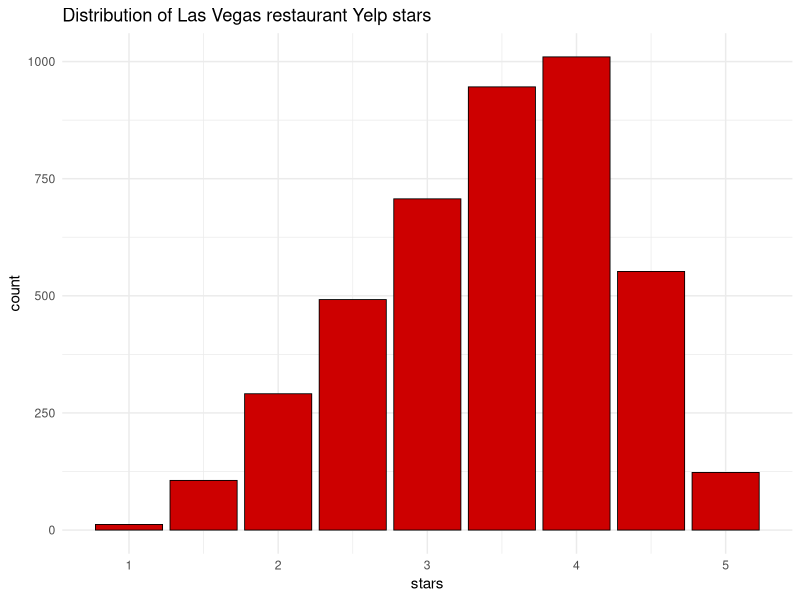
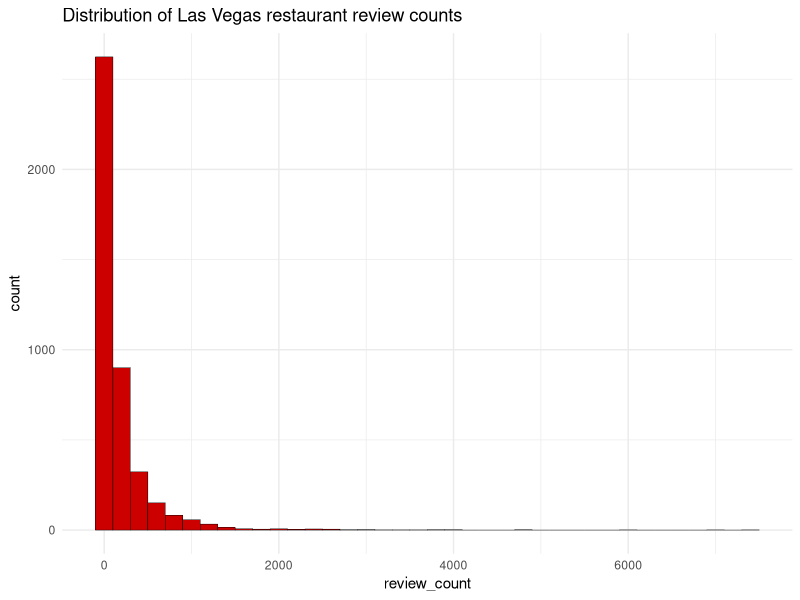
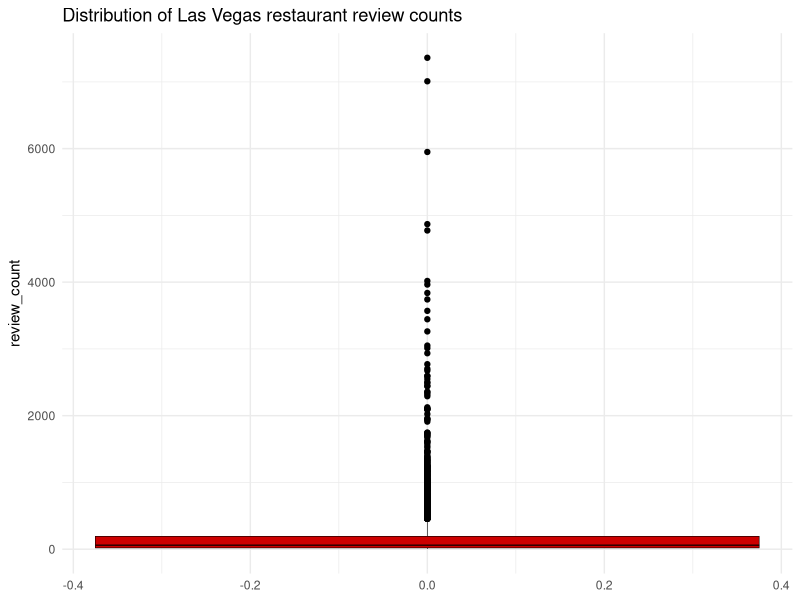
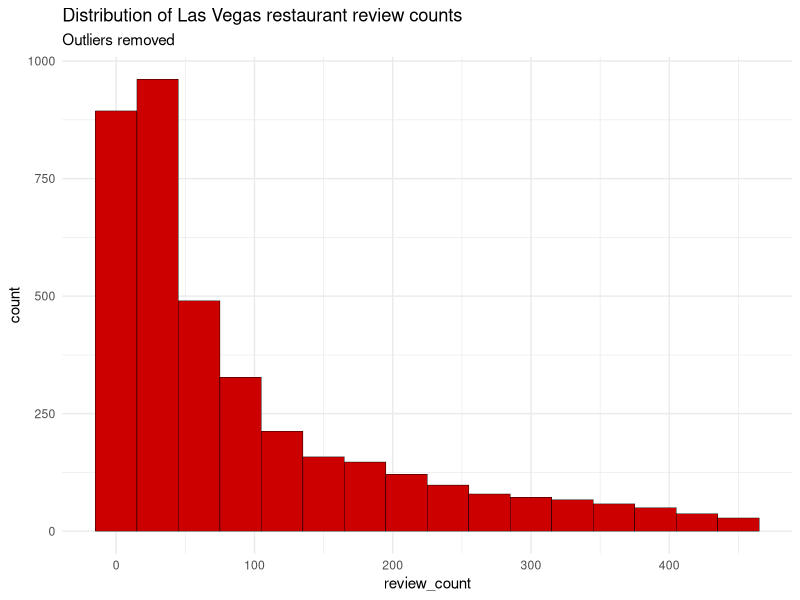
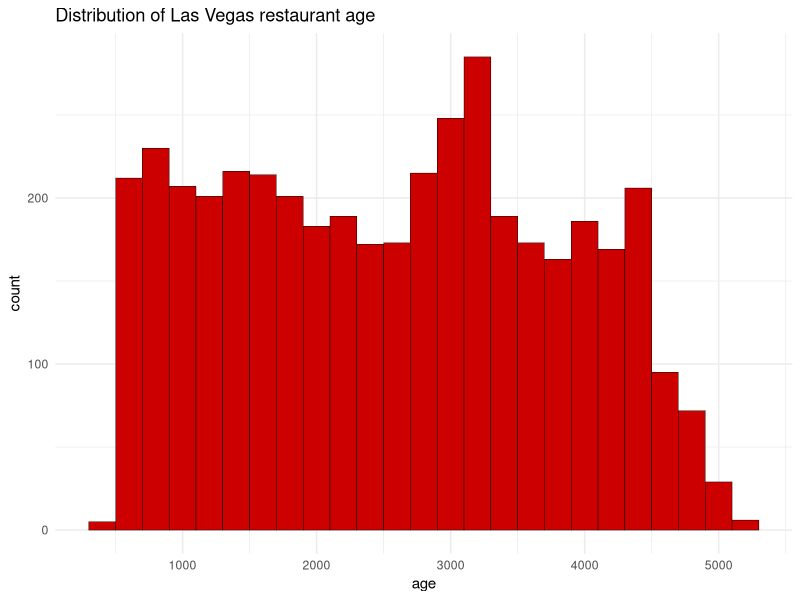
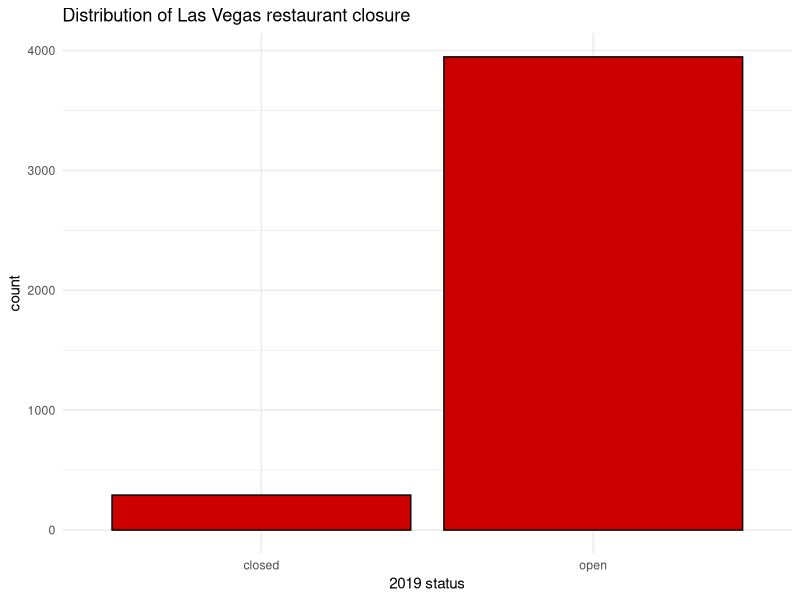
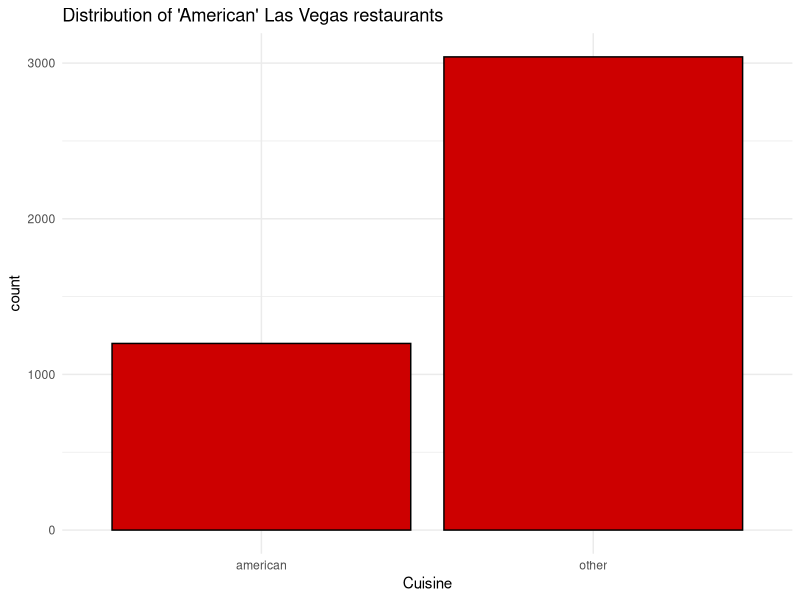

The R script that drew these images, in order:
## ---- chunk 1
library(readr)
las_vegas <- read_csv("../../data/las-vegas-yelp.csv")[,-1]
# head(las_vegas)
## ---- chunk 2
library(ggplot2)
ggplot(las_vegas, aes(x=stars)) + 
  geom_bar(fill="red3", col="black", lwd=0.3) +
  ggtitle("Distribution of Las Vegas restaurant Yelp stars") +
  theme_minimal()
## ---- chunk 3
ggplot(las_vegas, aes(x=review_count)) + 
  geom_histogram(binwidth=200, fill="red3", col="black", lwd=0.15) +
  ggtitle("Distribution of Las Vegas restaurant review counts") +
  theme_minimal()
## ---- chunk 4
ggplot(las_vegas, aes(y=review_count)) + 
  geom_boxplot(fill="red3", lwd=0.2, col="black") +
  ggtitle("Distribution of Las Vegas restaurant review counts") +
  theme_minimal()
## ---- chunk 5
outliers    <- boxplot(las_vegas$review_count, plot=FALSE)$out
no_outliers <- data.frame(review_count=las_vegas$review_count[-which(las_vegas$review_count %in% outliers)])

ggplot(no_outliers, aes(x=review_count)) +
  geom_histogram(binwidth=30, fill="red3", col="black", lwd=0.15) +
  ggtitle("Distribution of Las Vegas restaurant review counts") +
  labs(subtitle="Outliers removed") +
  theme_minimal()
## ---- chunk 6
ggplot(las_vegas, aes(x=age)) + 
  geom_histogram(binwidth=200, fill="red3", col="black", lwd=0.15) +
  ggtitle("Distribution of Las Vegas restaurant age") +
  theme_minimal()
## ---- chunk 7
library(dplyr)
las_vegas_open <- las_vegas %>% mutate(open_2019=ifelse(open_2019==0, "closed", "open"))

ggplot(las_vegas_open, aes(x=open_2019)) + 
  geom_bar(fill="red3", col="black", lwd=0.5) +
  ggtitle("Distribution of Las Vegas restaurant closure") +
  xlab("2019 status") +
  theme_minimal()
## ---- chunk 8
las_vegas_american <- las_vegas %>% mutate(american=ifelse(american==1, "american", "other"))

ggplot(las_vegas_american, aes(x=american)) + 
  geom_bar(fill="red3", col="black", lwd=0.5) +
  ggtitle("Distribution of 'American' Las Vegas restaurants") +
  xlab("Cuisine") +
  theme_minimal()
